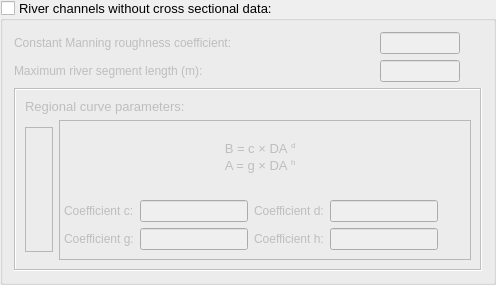
                 <widget class="QGroupBox" name="groupBox_3">
                  <property name="sizePolicy">
                   <sizepolicy hsizetype="Expanding" vsizetype="Expanding">
                    <horstretch>0</horstretch>
                    <verstretch>0</verstretch>
                   </sizepolicy>
                  </property>
                  <property name="maximumSize">
                   <size>
                    <width>620</width>
                    <height>285</height>
                   </size>
                  </property>
                  <property name="font">
                   <font>
                    <pointsize>10</pointsize>
                   </font>
                  </property>
                  <property name="title">
                   <string>River channels without cross sectional data:</string>
                  </property>
                  <property name="flat">
                   <bool>true</bool>
                  </property>
                  <property name="checkable">
                   <bool>true</bool>
                  </property>
                  <property name="checked">
                   <bool>false</bool>
                  </property>
                  <layout class="QGridLayout" name="gridLayout_66">
                   <item row="0" column="0">
                    <layout class="QGridLayout" name="gridLayout_16">
                     <item row="0" column="0">
                      <widget class="QLabel" name="label_12">
                       <property name="font">
                        <font>
                         <pointsize>9</pointsize>
                        </font>
                       </property>
                       <property name="text">
                        <string>&lt;html&gt;&lt;head/&gt;&lt;body&gt;&lt;p&gt;Constant Manning roughness coefficient:&lt;/p&gt;&lt;/body&gt;&lt;/html&gt;</string>
                       </property>
                      </widget>
                     </item>
                     <item row="0" column="1">
                      <widget class="QLineEdit" name="le_14_pg1">
                       <property name="maximumSize">
                        <size>
                         <width>80</width>
                         <height>24</height>
                        </size>
                       </property>
                       <property name="font">
                        <font>
                         <pointsize>9</pointsize>
                        </font>
                       </property>
                       <property name="text">
                        <string/>
                       </property>
                      </widget>
                     </item>
                     <item row="0" column="2">
                      <widget class="QLabel" name="label_77">
                       <property name="sizePolicy">
                        <sizepolicy hsizetype="Preferred" vsizetype="Preferred">
                         <horstretch>0</horstretch>
                         <verstretch>0</verstretch>
                        </sizepolicy>
                       </property>
                       <property name="minimumSize">
                        <size>
                         <width>16</width>
                         <height>16</height>
                        </size>
                       </property>
                       <property name="maximumSize">
                        <size>
                         <width>16</width>
                         <height>16</height>
                        </size>
                       </property>
                       <property name="font">
                        <font>
                         <pointsize>9</pointsize>
                        </font>
                       </property>
                       <property name="toolTip">
                        <string>&lt;html&gt;&lt;head/&gt;&lt;body&gt;&lt;p&gt;Adoption of a constant Manning roughness coefficient for all river segments without cross sectional data.&lt;/p&gt;&lt;/body&gt;&lt;/html&gt;</string>
                       </property>
                       <property name="whatsThis">
                        <string>&lt;html&gt;&lt;head/&gt;&lt;body&gt;&lt;p&gt;Add the description or function of the object&lt;/p&gt;&lt;/body&gt;&lt;/html&gt;</string>
                       </property>
                       <property name="text">
                        <string/>
                       </property>
                       <property name="pixmap">
                        <pixmap resource="resources.qrc">:/plugins/hidroPixel/icons/icons/info(2).png</pixmap>
                       </property>
                       <property name="scaledContents">
                        <bool>true</bool>
                       </property>
                      </widget>
                     </item>
                    </layout>
                   </item>
                   <item row="1" column="0">
                    <layout class="QGridLayout" name="gridLayout_36">
                     <item row="0" column="1">
                      <widget class="QLineEdit" name="le_15_pg1">
                       <property name="maximumSize">
                        <size>
                         <width>80</width>
                         <height>24</height>
                        </size>
                       </property>
                       <property name="font">
                        <font>
                         <pointsize>9</pointsize>
                        </font>
                       </property>
                       <property name="text">
                        <string/>
                       </property>
                      </widget>
                     </item>
                     <item row="0" column="0">
                      <widget class="QLabel" name="label_22">
                       <property name="font">
                        <font>
                         <pointsize>9</pointsize>
                        </font>
                       </property>
                       <property name="text">
                        <string>&lt;html&gt;&lt;head/&gt;&lt;body&gt;&lt;p&gt;Maximum river segment length (m):&lt;/p&gt;&lt;/body&gt;&lt;/html&gt;</string>
                       </property>
                      </widget>
                     </item>
                     <item row="0" column="2">
                      <widget class="QLabel" name="label_80">
                       <property name="sizePolicy">
                        <sizepolicy hsizetype="Preferred" vsizetype="Preferred">
                         <horstretch>0</horstretch>
                         <verstretch>0</verstretch>
                        </sizepolicy>
                       </property>
                       <property name="minimumSize">
                        <size>
                         <width>16</width>
                         <height>16</height>
                        </size>
                       </property>
                       <property name="maximumSize">
                        <size>
                         <width>16</width>
                         <height>16</height>
                        </size>
                       </property>
                       <property name="font">
                        <font>
                         <pointsize>9</pointsize>
                        </font>
                       </property>
                       <property name="toolTip">
                        <string>&lt;html&gt;&lt;head/&gt;&lt;body&gt;&lt;p&gt;Add information of the maximum length for all river segments without cross sectional data&lt;/p&gt;&lt;/body&gt;&lt;/html&gt;</string>
                       </property>
                       <property name="whatsThis">
                        <string>&lt;html&gt;&lt;head/&gt;&lt;body&gt;&lt;p&gt;Add the description or function of the object&lt;/p&gt;&lt;/body&gt;&lt;/html&gt;</string>
                       </property>
                       <property name="text">
                        <string/>
                       </property>
                       <property name="pixmap">
                        <pixmap resource="resources.qrc">:/plugins/hidroPixel/icons/icons/info(2).png</pixmap>
                       </property>
                       <property name="scaledContents">
                        <bool>true</bool>
                       </property>
                      </widget>
                     </item>
                    </layout>
                   </item>
                   <item row="2" column="0">
                    <widget class="QFrame" name="frame_10">
                     <property name="frameShape">
                      <enum>QFrame::Box</enum>
                     </property>
                     <property name="frameShadow">
                      <enum>QFrame::Sunken</enum>
                     </property>
                     <property name="lineWidth">
                      <number>1</number>
                     </property>
                     <property name="midLineWidth">
                      <number>0</number>
                     </property>
                     <layout class="QGridLayout" name="gridLayout_65">
                      <item row="1" column="0">
                       <widget class="QFrame" name="frame">
                        <property name="maximumSize">
                         <size>
                          <width>240</width>
                          <height>125</height>
                         </size>
                        </property>
                        <property name="frameShape">
                         <enum>QFrame::StyledPanel</enum>
                        </property>
                        <property name="frameShadow">
                         <enum>QFrame::Raised</enum>
                        </property>
                        <layout class="QGridLayout" name="gridLayout_20">
                         <item row="0" column="0">
                          <widget class="QLabel" name="label_93">
                           <property name="text">
                            <string/>
                           </property>
                           <property name="pixmap">
                            <pixmap resource="resources.qrc">:/plugins/hidroPixel/icons/icons/curva_regional7.png</pixmap>
                           </property>
                           <property name="scaledContents">
                            <bool>true</bool>
                           </property>
                          </widget>
                         </item>
                        </layout>
                       </widget>
                      </item>
                      <item row="1" column="1">
                       <widget class="QFrame" name="frame_9">
                        <property name="frameShape">
                         <enum>QFrame::StyledPanel</enum>
                        </property>
                        <property name="frameShadow">
                         <enum>QFrame::Raised</enum>
                        </property>
                        <layout class="QGridLayout" name="gridLayout_78">
                         <property name="leftMargin">
                          <number>4</number>
                         </property>
                         <property name="topMargin">
                          <number>0</number>
                         </property>
                         <property name="rightMargin">
                          <number>10</number>
                         </property>
                         <property name="bottomMargin">
                          <number>9</number>
                         </property>
                         <property name="horizontalSpacing">
                          <number>6</number>
                         </property>
                         <item row="0" column="0">
                          <layout class="QGridLayout" name="gridLayout_64">
                           <property name="horizontalSpacing">
                            <number>6</number>
                           </property>
                           <property name="verticalSpacing">
                            <number>2</number>
                           </property>
                           <item row="0" column="0">
                            <spacer name="verticalSpacer_9">
                             <property name="orientation">
                              <enum>Qt::Vertical</enum>
                             </property>
                             <property name="sizeHint" stdset="0">
                              <size>
                               <width>20</width>
                               <height>40</height>
                              </size>
                             </property>
                            </spacer>
                           </item>
                           <item row="2" column="0">
                            <widget class="QLabel" name="label_52">
                             <property name="text">
                              <string>&lt;html&gt;
  &lt;head&gt;
    &lt;meta charset=&quot;utf-8&quot;&gt;
  &lt;/head&gt;
  &lt;body&gt;
    &lt;p style=&quot;text-align: center;&quot;&gt;
      &lt;span style=&quot;font-size: 10pt;&quot;&gt;A = g × DA&lt;/span&gt;
      &lt;span style=&quot;font-size: 10pt; vertical-align: super;&quot;&gt;h&lt;/span&gt;
    &lt;/p&gt;
  &lt;/body&gt;
&lt;/html&gt;
</string>
                             </property>
                            </widget>
                           </item>
                           <item row="1" column="0">
                            <widget class="QLabel" name="label_7">
                             <property name="text">
                              <string>&lt;html&gt;
  &lt;head&gt;
    &lt;meta charset=&quot;utf-8&quot;&gt;
  &lt;/head&gt;
  &lt;body&gt;
    &lt;p style=&quot;text-align: center;&quot;&gt;
      &lt;span style=&quot;font-size: 10pt;&quot;&gt;B = c × DA&lt;/span&gt;
      &lt;span style=&quot;font-size: 10pt; vertical-align: super;&quot;&gt;d&lt;/span&gt;
    &lt;/p&gt;
  &lt;/body&gt;
&lt;/html&gt;
</string>
                             </property>
                            </widget>
                           </item>
                           <item row="3" column="0">
                            <spacer name="verticalSpacer_10">
                             <property name="orientation">
                              <enum>Qt::Vertical</enum>
                             </property>
                             <property name="sizeHint" stdset="0">
                              <size>
                               <width>20</width>
                               <height>40</height>
                              </size>
                             </property>
                            </spacer>
                           </item>
                          </layout>
                         </item>
                         <item row="1" column="0">
                          <layout class="QGridLayout" name="gridLayout_77">
                           <item row="0" column="0">
                            <layout class="QHBoxLayout" name="horizontalLayout_5">
                             <item>
                              <layout class="QGridLayout" name="gridLayout_60">
                               <item row="0" column="0">
                                <widget class="QLabel" name="label_39">
                                 <property name="font">
                                  <font>
                                   <pointsize>9</pointsize>
                                  </font>
                                 </property>
                                 <property name="text">
                                  <string>&lt;html&gt;&lt;head/&gt;&lt;body&gt;&lt;p align=&quot;justify&quot;&gt;Coefficient c:&lt;/p&gt;&lt;/body&gt;&lt;/html&gt;</string>
                                 </property>
                                </widget>
                               </item>
                               <item row="0" column="1" alignment="Qt::AlignRight">
                                <widget class="QLineEdit" name="le_16_pg1">
                                 <property name="font">
                                  <font>
                                   <pointsize>9</pointsize>
                                  </font>
                                 </property>
                                 <property name="tabletTracking">
                                  <bool>false</bool>
                                 </property>
                                 <property name="text">
                                  <string/>
                                 </property>
                                </widget>
                               </item>
                              </layout>
                             </item>
                             <item>
                              <layout class="QGridLayout" name="gridLayout_63">
                               <item row="0" column="0">
                                <widget class="QLabel" name="label_61">
                                 <property name="font">
                                  <font>
                                   <pointsize>9</pointsize>
                                  </font>
                                 </property>
                                 <property name="text">
                                  <string>&lt;html&gt;&lt;head/&gt;&lt;body&gt;&lt;p align=&quot;justify&quot;&gt;Coefficient d:&lt;/p&gt;&lt;/body&gt;&lt;/html&gt;</string>
                                 </property>
                                </widget>
                               </item>
                               <item row="0" column="1" alignment="Qt::AlignLeft">
                                <widget class="QLineEdit" name="le_17_pg1">
                                 <property name="font">
                                  <font>
                                   <pointsize>9</pointsize>
                                  </font>
                                 </property>
                                 <property name="text">
                                  <string/>
                                 </property>
                                </widget>
                               </item>
                               <item row="0" column="2">
                                <widget class="QLabel" name="label_91">
                                 <property name="sizePolicy">
                                  <sizepolicy hsizetype="Preferred" vsizetype="Preferred">
                                   <horstretch>0</horstretch>
                                   <verstretch>0</verstretch>
                                  </sizepolicy>
                                 </property>
                                 <property name="minimumSize">
                                  <size>
                                   <width>16</width>
                                   <height>16</height>
                                  </size>
                                 </property>
                                 <property name="maximumSize">
                                  <size>
                                   <width>16</width>
                                   <height>16</height>
                                  </size>
                                 </property>
                                 <property name="font">
                                  <font>
                                   <pointsize>9</pointsize>
                                  </font>
                                 </property>
                                 <property name="toolTip">
                                  <string>&lt;html&gt;&lt;head/&gt;&lt;body&gt;&lt;p&gt;Regional curve parameters for estimating bankfull river width (B) according to drainage area (DA).&lt;/p&gt;&lt;/body&gt;&lt;/html&gt;</string>
                                 </property>
                                 <property name="whatsThis">
                                  <string>&lt;html&gt;&lt;head/&gt;&lt;body&gt;&lt;p&gt;Add the description or function of the object&lt;/p&gt;&lt;/body&gt;&lt;/html&gt;</string>
                                 </property>
                                 <property name="text">
                                  <string/>
                                 </property>
                                 <property name="pixmap">
                                  <pixmap resource="resources.qrc">:/plugins/hidroPixel/icons/icons/info(2).png</pixmap>
                                 </property>
                                 <property name="scaledContents">
                                  <bool>true</bool>
                                 </property>
                                </widget>
                               </item>
                              </layout>
                             </item>
                            </layout>
                           </item>
                           <item row="1" column="0">
                            <layout class="QHBoxLayout" name="horizontalLayout_3">
                             <item>
                              <layout class="QGridLayout" name="gridLayout_61">
                               <item row="0" column="0">
                                <widget class="QLabel" name="label_40">
                                 <property name="font">
                                  <font>
                                   <pointsize>9</pointsize>
                                  </font>
                                 </property>
                                 <property name="text">
                                  <string>&lt;html&gt;&lt;head/&gt;&lt;body&gt;&lt;p align=&quot;justify&quot;&gt;Coefficient g:&lt;/p&gt;&lt;/body&gt;&lt;/html&gt;</string>
                                 </property>
                                </widget>
                               </item>
                               <item row="0" column="1" alignment="Qt::AlignRight">
                                <widget class="QLineEdit" name="le_18_pg1">
                                 <property name="font">
                                  <font>
                                   <pointsize>9</pointsize>
                                  </font>
                                 </property>
                                 <property name="text">
                                  <string/>
                                 </property>
                                </widget>
                               </item>
                              </layout>
                             </item>
                             <item>
                              <layout class="QGridLayout" name="gridLayout_69">
                               <item row="0" column="0">
                                <widget class="QLabel" name="label_70">
                                 <property name="font">
                                  <font>
                                   <pointsize>9</pointsize>
                                  </font>
                                 </property>
                                 <property name="text">
                                  <string>&lt;html&gt;&lt;head/&gt;&lt;body&gt;&lt;p align=&quot;justify&quot;&gt;Coefficient h:&lt;/p&gt;&lt;/body&gt;&lt;/html&gt;</string>
                                 </property>
                                </widget>
                               </item>
                               <item row="0" column="1" alignment="Qt::AlignLeft">
                                <widget class="QLineEdit" name="le_19_pg1">
                                 <property name="font">
                                  <font>
                                   <pointsize>9</pointsize>
                                  </font>
                                 </property>
                                 <property name="text">
                                  <string/>
                                 </property>
                                </widget>
                               </item>
                               <item row="0" column="2">
                                <widget class="QLabel" name="label_92">
                                 <property name="sizePolicy">
                                  <sizepolicy hsizetype="Preferred" vsizetype="Preferred">
                                   <horstretch>0</horstretch>
                                   <verstretch>0</verstretch>
                                  </sizepolicy>
                                 </property>
                                 <property name="minimumSize">
                                  <size>
                                   <width>16</width>
                                   <height>16</height>
                                  </size>
                                 </property>
                                 <property name="maximumSize">
                                  <size>
                                   <width>16</width>
                                   <height>16</height>
                                  </size>
                                 </property>
                                 <property name="font">
                                  <font>
                                   <pointsize>9</pointsize>
                                  </font>
                                 </property>
                                 <property name="toolTip">
                                  <string>&lt;html&gt;&lt;head/&gt;&lt;body&gt;&lt;p&gt;Regional curve parameters for estimating bankfull cross sectional river area (A) according to drainage area (DA)&lt;/p&gt;&lt;/body&gt;&lt;/html&gt;</string>
                                 </property>
                                 <property name="whatsThis">
                                  <string>&lt;html&gt;&lt;head/&gt;&lt;body&gt;&lt;p&gt;Add the description or function of the object&lt;/p&gt;&lt;/body&gt;&lt;/html&gt;</string>
                                 </property>
                                 <property name="text">
                                  <string/>
                                 </property>
                                 <property name="pixmap">
                                  <pixmap resource="resources.qrc">:/plugins/hidroPixel/icons/icons/info(2).png</pixmap>
                                 </property>
                                 <property name="scaledContents">
                                  <bool>true</bool>
                                 </property>
                                </widget>
                               </item>
                              </layout>
                             </item>
                            </layout>
                           </item>
                          </layout>
                         </item>
                        </layout>
                       </widget>
                      </item>
                      <item row="0" column="0" colspan="2">
                       <widget class="QLabel" name="label_53">
                        <property name="frameShape">
                         <enum>QFrame::NoFrame</enum>
                        </property>
                        <property name="frameShadow">
                         <enum>QFrame::Raised</enum>
                        </property>
                        <property name="text">
                         <string>Regional curve parameters:</string>
                        </property>
                       </widget>
                      </item>
                     </layout>
                    </widget>
                   </item>
                  </layout>
                 </widget>
